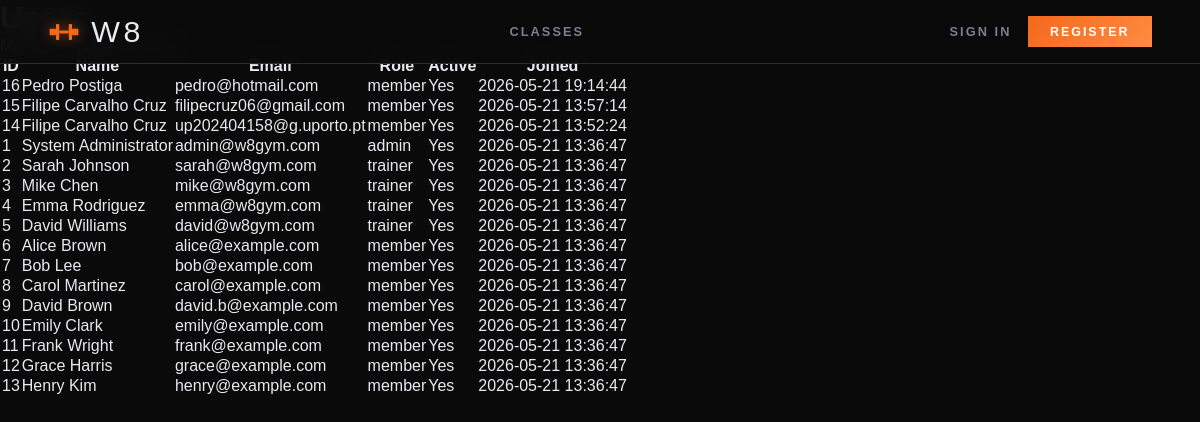
Before: /pages/admin_users.php (signed in) with the older database file.
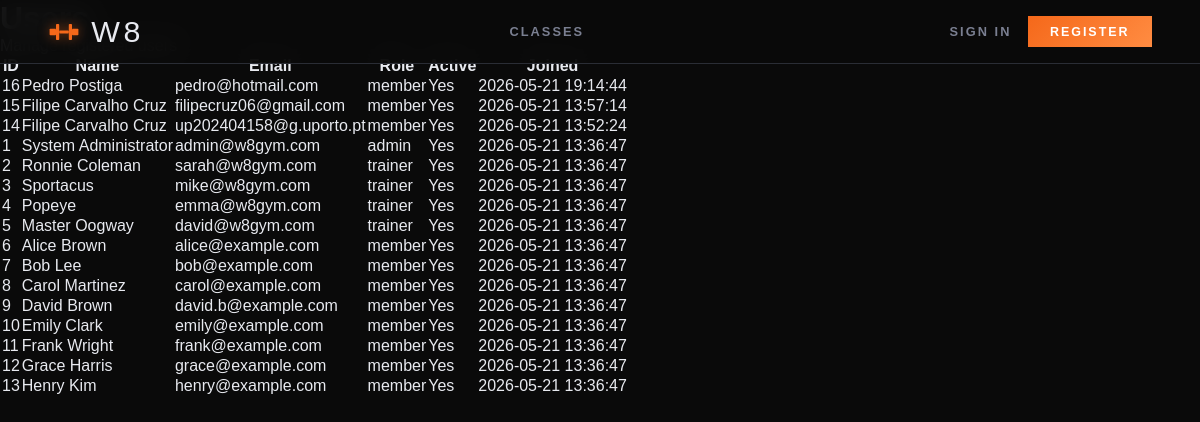
After: the same page with the newer database file.
### tables this page shows
CREATE TABLE users (
  id             INTEGER PRIMARY KEY AUTOINCREMENT,
  username       TEXT    NOT NULL UNIQUE,
  email          TEXT    NOT NULL UNIQUE,
  password_hash  TEXT    NOT NULL,
  first_name     TEXT    NOT NULL,
  last_name      TEXT    NOT NULL,
  phone          TEXT    DEFAULT NULL,
  date_of_birth  TEXT    DEFAULT NULL,   -- ISO-8601: YYYY-MM-DD
  photo_path     TEXT    DEFAULT NULL,   -- stored relative path
  role           TEXT    NOT NULL DEFAULT 'member'
                         CHECK (role IN ('member','trainer','admin')),
  is_active      INTEGER NOT NULL DEFAULT 1,
  created_at     TEXT    NOT NULL DEFAULT (datetime('now')),
  updated_at     TEXT    NOT NULL DEFAULT (datetime('now'))
  -- NOTE: update updated_at via UPDATE trigger or in application code
);

### config/session.php (called while the page is built, shortened)
<?php
if (isset($_SESSION['id']) && !isset($_SESSION['user'])) {
    $db = get_db();
    $stmt = $db->prepare('SELECT id, username, email, first_name, last_name, photo_path, role FROM users WHERE id = ?');
    $stmt->execute([$_SESSION['id']]);
}

### pages/admin_users.php (the view, shortened to what this page needs)
<?php
require_once __DIR__ . '/../config/session.php';
$db = get_db();
$stmt = $db->query(
    'SELECT id, username, first_name, last_name, email, role, is_active, created_at FROM users ORDER BY created_at DESC'
);
$users = $stmt->fetchAll();
?>
<!doctype html>
<html lang="en">
<head>
  <link rel="stylesheet" href="../css/base.css">
  <link rel="stylesheet" href="../css/components.css">
  <link rel="stylesheet" href="../css/admin.css">
</head>
<body>
  <?php $current_page = 'admin_users'; require_once __DIR__ . '/../includes/nav.php'; ?>
  <main>
    <header>
      <h1>Users</h1>
      <p>Manage registered users</p>
    </header>
    <section>
      <table class="table">
        <thead>
          <tr>
            <th>ID</th>
            <th>Name</th>
            <th>Email</th>
            <th>Role</th>
            <th>Active</th>
            <th>Joined</th>
          </tr>
        </thead>
        <tbody>
          <?php foreach ($users as $u): ?>
          <tr>
            <td><?= (int)$u['id'] ?></td>
            <td><?= htmlspecialchars($u['first_name'] . ' ' . $u['last_name'], ENT_QUOTES, 'UTF-8') ?></td>
            <td><?= htmlspecialchars($u['email'], ENT_QUOTES, 'UTF-8') ?></td>
            <td><?= htmlspecialchars($u['role'], ENT_QUOTES, 'UTF-8') ?></td>
            <td><?= $u['is_active'] ? 'Yes' : 'No' ?></td>
            <td><?= htmlspecialchars($u['created_at'], ENT_QUOTES, 'UTF-8') ?></td>
          </tr>
          <?php endforeach; ?>
        </tbody>
      </table>
    </section>
  </main>
</body>
</html>

### includes/nav.php (shortened to what this page needs)
<?php
$current_page = $current_page ?? '';
$role = $role ?? null;
$base_path = $base_path ?? '../';
$is_active = function($page) use ($current_page) {
    return $current_page === $page ? 'nav-link--active' : '';
};
?>
<nav>
  <a href="<?= $base_path ?>index.php" class="nav-brand">
    <span>W8</span>
  </a>
  <div class="nav-links">
    <?php if ($current_page !== 'index'): ?>
      <a href="<?= $base_path ?>pages/classes.php" class="<?= $is_active('classes') ?>">Classes</a>
    <?php endif; ?>
  </div>
  <?php if ($role): ?>
    <a href="<?= $base_path ?>actions/do_logout.php" class="nav-cta nav-desktop-auth">Sign Out</a>
  <?php else: ?>
    <div class="nav-desktop-auth" style="display: flex; gap: 1rem; align-items: center;">
      <a href="<?= $base_path ?>pages/sign_in.php" style="color: var(--subtle); font-family: var(--fu); font-size: .8rem; font-weight: 600; letter-spacing: .16em; text-transform: uppercase; text-decoration: none;">Sign In</a>
      <a href="<?= $base_path ?>pages/register.php" class="nav-cta">Register</a>
    </div>
  <?php endif; ?>
</nav>

### css/base.css (style rules this page uses)
:root { --color-black: #0a0a0a; --color-dark: #111214; --color-steel: #1a1c21; --color-border: #2a2d35; --color-muted: #3e424f; --color-text: #e8eaf0; --color-subtle: #7a7f91; --color-accent: #f5681a; --color-accent2: #ff8c42; --color-glow: rgba(245, 104, 26, 0.18); --grad-accent: linear-gradient(135deg, var(--color-accent) 0%, var(--color-accent2) 100%); --radius-card: 2px; --radius-field: 2px; --transition: 0.22s cubic-bezier(0.4, 0, 0.2, 1); --font-display: 'Bebas Neue', sans-serif; --font-ui: 'Barlow Condensed', sans-serif; --font-body: 'Barlow', sans-serif; --fd: var(--font-display); --fu: var(--font-ui); --fb: var(--font-body); --t: var(--transition); --accent: var(--color-accent); --accent2: var(--color-accent2); --subtle: var(--color-subtle); --border: var(--color-border); --steel: var(--color-steel); --dark: var(--color-dark); --text: var(--color-text); --grad: var(--grad-accent); }
*, *::before, *::after { box-sizing: border-box; margin: 0; padding: 0; }
html { font-size: 16px; scroll-behavior: smooth; }
body { min-height: 100vh; background: var(--color-black); color: var(--color-text); font-family: var(--font-body); overflow-x: hidden; }
a { color: var(--color-accent); text-decoration: none; transition: color var(--transition); }

### css/components.css (style rules this page uses)
nav { position: fixed; top: 0; left: 0; right: 0; z-index: 100; display: flex; align-items: center; justify-content: space-between; padding: 0 3rem; height: 64px; background: rgba(10,10,10,.92); border-bottom: 1px solid var(--border); backdrop-filter: blur(12px); }
.nav-brand { display: flex; align-items: center; gap: .7rem; text-decoration: none; }
.nav-brand svg { width: 32px; height: 32px; color: var(--accent); filter: drop-shadow(0 0 6px rgba(245, 104, 26, .5)); }
.nav-brand span { font-family: var(--fd); font-size: 1.9rem; letter-spacing: .12em; color: var(--text); }
.nav-links { display: flex; gap: 2rem; }
.nav-links a { font-family: var(--fu); font-size: .8rem; font-weight: 600; letter-spacing: .16em; text-transform: uppercase; color: var(--subtle); text-decoration: none; }
.nav-cta { font-family: var(--fu); font-size: .78rem; font-weight: 600; letter-spacing: .16em; text-transform: uppercase; padding: .55rem 1.4rem; background: var(--grad); color: #fff; transition: filter var(--t); text-decoration: none; }

Changed rows visible on the page:
changed users "sarah@w8gym.com": first_name+last_name "Sarah Johnson" → "Ronnie Coleman"
changed users "mike@w8gym.com": first_name+last_name "Mike Chen" → "Sportacus"
changed users "emma@w8gym.com": first_name+last_name "Emma Rodriguez" → "Popeye"
changed users "david@w8gym.com": first_name+last_name "David Williams" → "Master Oogway"
